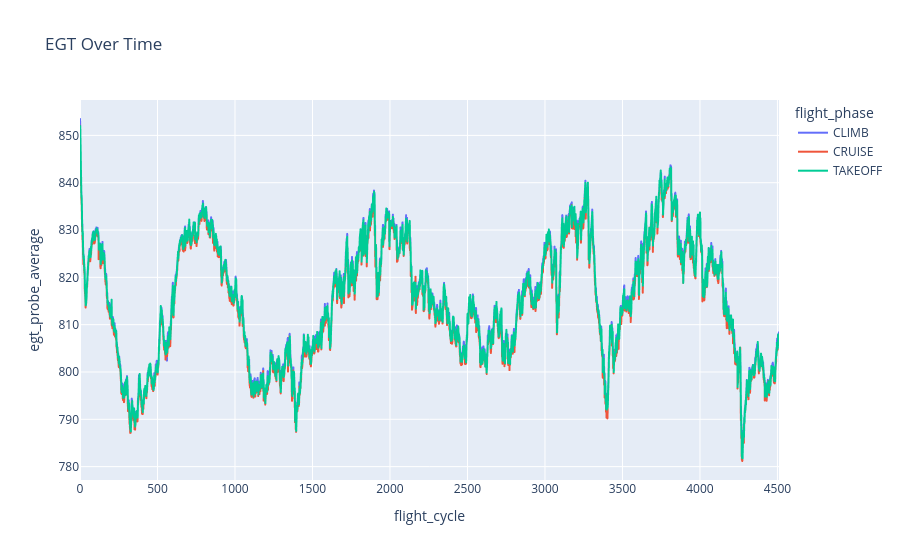

The notebook cell this image was saved under:
### Markdown cell above
📈 Time Series Visualization (for selected engine)

### Code cell
engine_sample = df_eng2[df_eng2['eng_number'] == 3]
# smooth the data using exponential moving average
engine_sample['egt_probe_average'] = engine_sample['egt_probe_average'].ewm(span=150, adjust=False).mean()


fig = px.line(engine_sample, x='flight_cycle', y='egt_probe_average', color='flight_phase', title='EGT Over Time')
fig.show()

### Figure 1 — Plotly figure (JSON) as saved in the notebook; plotly's stock layout.template omitted (floating-point values rounded to 4 significant figures; data arrays with more than 128 entries replaced by an {"elided": "..."} marker saying what was removed)
{"data": [{"hovertemplate": "flight_phase=CLIMB<br>flight_cycle=%{x}<br>egt_probe_average=%{y}<extra></extra>", "legendgroup": "CLIMB", "line": {"color": "#636efa", "dash": "solid"}, "marker": {"symbol": "circle"}, "mode": "lines", "name": "CLIMB", "showlegend": true, "type": "scattergl", "x": {"elided": "4426 int values"}, "xaxis": "x", "y": {"elided": "4426 float values"}, "yaxis": "y"}, {"hovertemplate": "flight_phase=CRUISE<br>flight_cycle=%{x}<br>egt_probe_average=%{y}<extra></extra>", "legendgroup": "CRUISE", "line": {"color": "#EF553B", "dash": "solid"}, "marker": {"symbol": "circle"}, "mode": "lines", "name": "CRUISE", "showlegend": true, "type": "scattergl", "x": {"elided": "4753 int values"}, "xaxis": "x", "y": {"elided": "4753 float values"}, "yaxis": "y"}, {"hovertemplate": "flight_phase=TAKEOFF<br>flight_cycle=%{x}<br>egt_probe_average=%{y}<extra></extra>", "legendgroup": "TAKEOFF", "line": {"color": "#00cc96", "dash": "solid"}, "marker": {"symbol": "circle"}, "mode": "lines", "name": "TAKEOFF", "showlegend": true, "type": "scattergl", "x": {"elided": "4510 int values"}, "xaxis": "x", "y": {"elided": "4510 float values"}, "yaxis": "y"}], "layout": {"legend": {"title": {"text": "flight_phase"}, "tracegroupgap": 0}, "title": {"text": "EGT Over Time"}, "xaxis": {"anchor": "y", "domain": [0, 1], "title": {"text": "flight_cycle"}}, "yaxis": {"anchor": "x", "domain": [0, 1], "title": {"text": "egt_probe_average"}}}}
